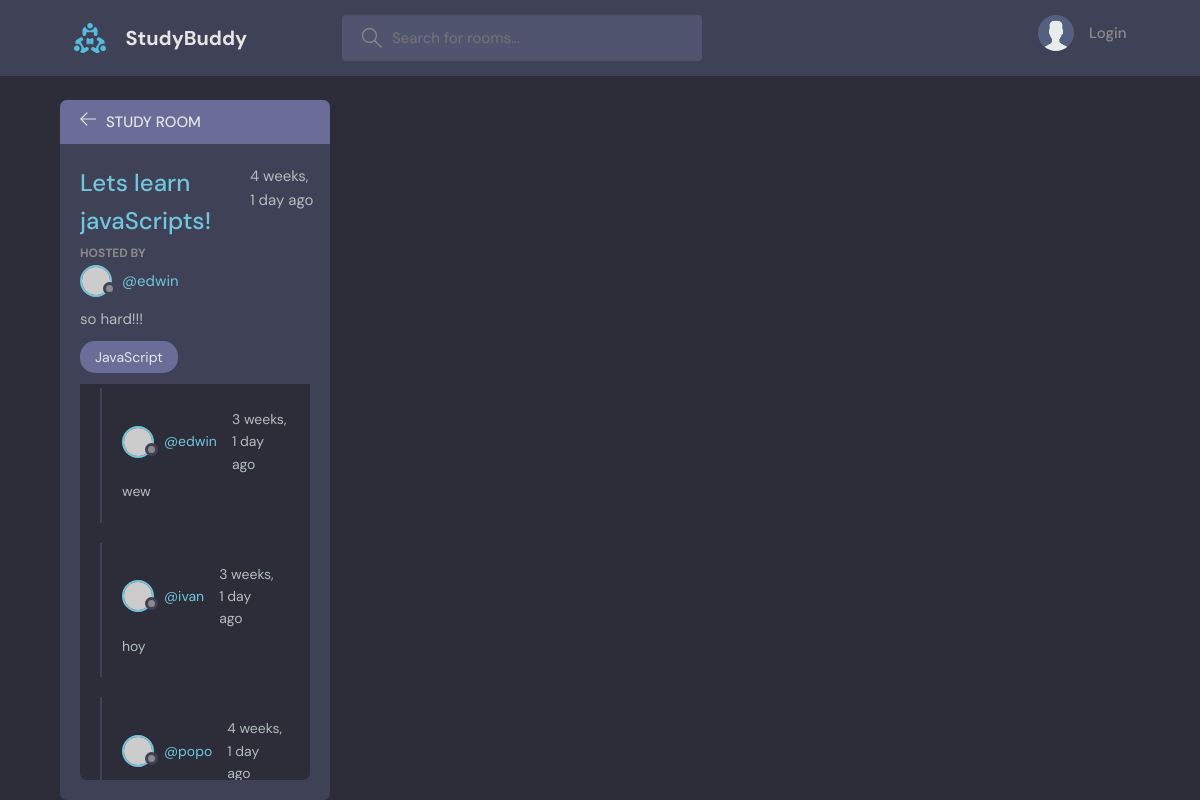
The page /room/1/ on the database its author committed.
### base/models.py (models this page shows, shortened)
class Room(models.Model):
    host = models.ForeignKey(User, on_delete=models.SET_NULL, null=True)
    topic = models.ForeignKey(Topic, on_delete=models.SET_NULL, null=True)
    name =  models.CharField(max_length=200)
    description = models.TextField(null=True, blank=True)
    participants = models.ManyToManyField(
        User, related_name='participants', blank=True)
    updated = models.DateTimeField(auto_now=True)
    created = models.DateTimeField(auto_now_add=True)
    class Meta:
        ordering = ['-updated', '-created']

class Topic(models.Model):
    name = models.CharField(max_length=200)
    def __str__(self):
        return self.name

class Message(models.Model):
    user = models.ForeignKey(User, on_delete=models.CASCADE)
    room = models.ForeignKey(Room, on_delete=models.CASCADE)
    body = models.TextField()
    updated = models.DateTimeField(auto_now=True)
    created = models.DateTimeField(auto_now_add=True)
    class Meta:
        ordering = ['-updated', '-created']

### base/views.py (the view, shortened to what this page needs)
# urls.py: path("room/<str:pk>/", views.room, name="room"),
def room(request, pk):
    room = Room.objects.get(id=pk)
    room_messages = room.message_set.all()
    participants = room.participants.all()
    context = {'room': room, 'room_messages': room_messages, 'participants':participants}
    return render(request, "base/room.html", context)

### base/templates/base/room.html (shortened to what this page needs)
{% extends "main.html" %}
{% block content %}
    <main class="profile-page layout layout--2">
      <div class="container">
        <div class="room">
          <div class="room__top">
            <div class="room__topLeft">
              <a href="{% url 'home' %}">
                <svg version="1.1" xmlns="http://www.w3.org/2000/svg" width="32" height="32" viewBox="0 0 32 32">
                  <title>arrow-left</title>
                  <path
                    d="M13.723 2.286l-13.723 13.714 13.719 13.714 1.616-1.611-10.96-10.96h27.625v-2.286h-27.625l10.965-10.965-1.616-1.607z"
                  ></path>
                </svg>
              </a>
              <h3>Study Room</h3>
            </div>
          </div>
          <div class="room__box scroll">
            <div class="room__header scroll">
              <div class="room__info">
                <h3>{{room.name}}</h3>
                <span>{{room.created|timesince}} ago</span>
              </div>
              <div class="room__hosted">
                <p>Hosted By</p>
                <a href="{% url 'user-profile' room.host.id %}" class="room__author">
                  <div class="avatar avatar--small">
                    <img src="https://randomuser.me/api/portraits/men/37.jpg" />
                  </div>
                  <span>@{{room.host.username}}</span>
                </a>
              </div>
              <div class="room__details">
                {{room.description}}
              </div>
              <span class="room__topics">{{room.topic}}</span>
            </div>
            <div class="room__conversation">
              <div class="threads scroll">
                {% for message in room_messages %}
                <div class="thread">
                  <div class="thread__top">
                    <div class="thread__author">
                      <a href="{% url 'user-profile' message.user.id %}" class="thread__authorInfo">
                        <div class="avatar avatar--small">
                          <img src="https://randomuser.me/api/portraits/men/37.jpg" />
                        </div>
                        <span>@{{message.user}}</span>
                      </a>
                      <span class="thread__date">{{message.created|timesince}} ago</span>
                    </div>
                  </div>
                  <div class="thread__details">
                    {{message.body}}
                  </div>
                </div>
                {% endfor %}
              </div>
            </div>
          </div>
      </div>
    </main>
{% endblock %}

### static/styles/style.css (style rules this page uses)
:root { --color-main: #71c6dd; --color-main-light: #e1f6fb; --color-dark: #3f4156; --color-dark-medium: #51546e; --color-dark-light: #696d97; --color-light: #e5e5e5; --color-gray: #8b8b8b; --color-light-gray: #b2bdbd; --color-bg: #2d2d39; --color-success: #5dd693; --color-error: #fc4b0b; }
* { font-family: "DM Sans", -apple-system, BlinkMacSystemFont, "Segoe UI", Roboto, Oxygen, Ubuntu, Cantarell, "Open Sans", "Helvetica Neue", sans-serif; margin: 0; padding: 0; box-sizing: border-box; text-rendering: optimizeLegibility; font-size: inherit; }
html { font-size: 56.25%; }
@media only screen and (min-width: 1200px) { html { font-size: 62.5%; } }
body { line-height: 1.6; font-weight: 400; font-size: 1.5rem; color: var(--color-light-gray); background-color: var(--color-bg); min-height: 100vh; }
img { width: 100%; }
a { display: inline-block; color: var(--color-main); text-decoration: none; }
.container { max-width: 120rem; width: 90%; margin: auto; }
.avatar { position: relative; display: inline-block; border-radius: 50%; border: 2px solid var(--color-main); }
.avatar img { display: block; border-radius: 50%; object-fit: cover; object-position: center; }
.avatar::after { content: ""; display: block; position: absolute; background-color: var(--color-gray); z-index: 111; border-radius: 50%; border: 0.3rem solid var(--color-dark); }
.avatar.avatar--small img { width: 2.8rem; height: 2.8rem; }
.avatar.avatar--small:after { width: 0.7rem; height: 0.7rem; bottom: 0px; right: -6px; }
.layout { margin-top: 2.4rem; }
.layout > .container { display: flex; justify-content: space-between; align-items: flex-start; }
.layout--2 > .container > div:first-child { flex-basis: 72%; }
.layout--2 > .container > div:last-child { flex-basis: 25%; }
.room, .participants { background: var(--color-dark); max-height: 87.5vh; border-radius: 0.7rem; overflow: hidden; position: relative; }
.room__top, .participants__top { background: var(--color-dark-light); display: flex; justify-content: space-between; align-items: center; padding: 1rem 2rem; position: relative; }
.room__top svg, .thread__top svg { width: 1.6rem; height: 1.6rem; fill: var(--color-light); cursor: pointer; }
.room__topLeft { display: flex; align-items: flex-end; gap: 1rem; }
.room__topLeft h3, .participants__top { text-transform: uppercase; font-weight: 500; color: var(--color-light); }
.room__topLeft svg { width: 1.6rem; height: 1.6rem; fill: var(--color-light); }
.room__header { max-height: 30vh; overflow-y: auto; position: absolute; width: 95%; background: var(--color-dark); z-index: 999; top: 4.4rem; padding-top: 2rem; padding-bottom: 1rem; }
.room__box { padding-left: 2rem; padding-right: 2rem; height: 80.5vh; padding-bottom: 0; }
.room__info { display: flex; justify-content: space-between; }
.room__info h3 { font-size: 2.4rem; font-weight: 500; color: var(--color-main); }
.room__hosted p { text-transform: uppercase; color: var(--color-gray); font-size: 1.2rem; font-weight: 700; line-height: 2; }
.room__author { display: flex; gap: 1rem; align-items: center; margin-bottom: 1rem; transition: all 0.3s ease-in-out; }
.room__topics { padding: 0.5rem 1.5rem; background: var(--color-dark-light); color: var(--color-light); display: inline-block; font-size: 1.4rem; border-radius: 1.5rem; margin: 1rem 0; }
.room__conversation { margin-top: 1rem; margin-bottom: 4rem; height: 64%; }
.threads { background: var(--color-bg); border-radius: 0.7rem; overflow-y: auto; height: 100%; margin-top: 28vh; padding: 0 2rem 4rem 2rem; }
.thread { border-left: 2px solid var(--color-dark); padding-left: 1rem; margin: 2rem 0; padding: 2rem; }
.thread__top { display: flex; align-items: center; justify-content: space-between; }
.thread__author { display: flex; align-items: center; gap: 1.5rem; font-size: 1.4rem; }
.thread__authorInfo { display: flex; align-items: center; gap: 1rem; }
.thread__details { font-size: 1.4rem; margin-top: 0.5rem; }

### rows shown on the page
Room: name "Lets learn javaScripts!", created "4 weeks, 1 day", host.username "edwin", description "so hard!!!", topic "JavaScript"
Message: user "edwin", created "3 weeks, 1 day", body "wew"
Message: user "ivan", created "3 weeks, 1 day", body "hoy"
Message: user "popo", created "4 weeks, 1 day"
